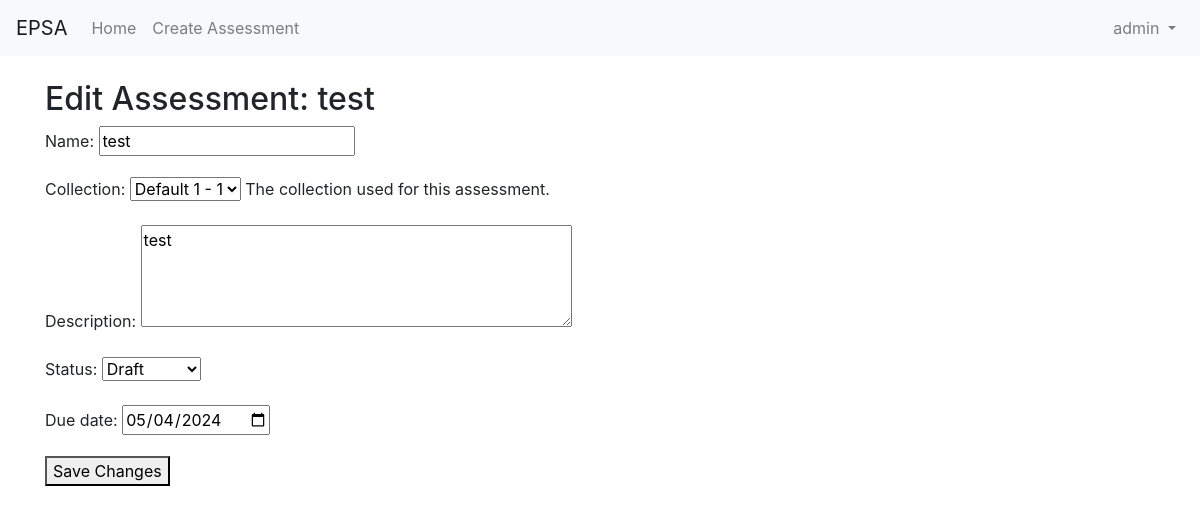
The page /assessments/1/edit/ (signed in) on the database its author committed.
### assessment_app/models.py (models this page shows, shortened)
class Assessment(models.Model):
    name = models.CharField(max_length=255)
    description = models.TextField(blank=True)
    created_at = models.DateTimeField(auto_now_add=True)
    updated_at = models.DateTimeField(auto_now=True)
    status = models.CharField(max_length=50, choices=[('draft', 'Draft'), ('submitted', 'Submitted'), ('approved', 'Approved')])
    due_date = models.DateField(null=True, blank=True)
    collection = models.ForeignKey(
        'AssessmentQuestionCollection',
        on_delete=models.SET_NULL,
        related_name='assessments',
        null=True,  # Allows the field to be null
        default=get_default_collection,  # Set the default collection
        help_text="The collection used for this assessment."
    )

class AssessmentQuestionCollection(models.Model):
    name = models.CharField(max_length=255)
    description = models.TextField(blank=True)
    is_active = models.BooleanField(blank=True)
    created_at = models.DateTimeField(auto_now_add=True)
    updated_at = models.DateTimeField(auto_now=True)
    def __str__(self):
        return f"{self.name} - {self.id}"

### assessment_app/views.py (the view)
# urls.py: path('assessments/<int:pk>/edit/', views.edit_assessment, name='edit_assessment'),
@login_required
def edit_assessment(request, pk):
    assessment = get_object_or_404(Assessment, pk=pk)
    user_assessment = get_object_or_404(UserAssessment, user=request.user, assessment=assessment)
    if not (user_assessment.role == 'owner' or user_assessment.has_permission('edit')):
        return redirect('assessment_detail', pk=assessment.pk)
    if request.method == 'POST':
        form = AssessmentForm(request.POST, instance=assessment)
        if form.is_valid():
            form.save()
            return redirect('assessment_detail', pk=assessment.pk)
    else:
        form = AssessmentForm(instance=assessment)
    return render(request, 'assessment_app/edit_assessment.html', {'form': form, 'assessment': assessment})

### assessment_app/forms.py
class AssessmentForm(forms.ModelForm):
    class Meta:
        model = Assessment
        fields = ['name', 'collection', 'description', 'status', 'due_date']
        widgets = {
            'description': forms.Textarea(attrs={'rows': 4}),
            'due_date': forms.DateInput(attrs={'type': 'date'}),
        }

### assessment_app/templates/assessment_app/edit_assessment.html (shortened to what this page needs)
{% extends 'base.html' %}
{% block content %}
  <h2>Edit Assessment: {{ assessment.name }}</h2>
  <form method="post">
    {{ form.as_p }}
    <button type="submit">Save Changes</button>
  </form>
{% endblock %}

### templates/base.html (shortened to what this page needs)
<!DOCTYPE html>
<html>
<head>
    <link rel="stylesheet" href="https://maxcdn.bootstrapcdn.com/bootstrap/4.5.2/css/bootstrap.min.css">
</head>
<body>
    <nav class="navbar navbar-expand-lg navbar-light bg-light">
        <a class="navbar-brand" href="{% url 'index' %}">EPSA</a>
        <div class="collapse navbar-collapse" id="navbarNav">
            <ul class="navbar-nav mr-auto">
                <li class="nav-item">
                    <a class="nav-link" href="{% url 'index' %}">Home</a>
                </li>
                <li class="nav-item">
                    <a class="nav-link" href="{% url 'create_assessment' %}">Create Assessment</a>
                </li>
            </ul>
            <ul class="navbar-nav">
                {% if user.is_authenticated %}
                    <li class="nav-item dropdown">
                        <a class="nav-link dropdown-toggle" href="#" id="userDropdown" role="button"
                           data-toggle="dropdown" aria-haspopup="true" aria-expanded="false">
                            {{ user.username }}
                        </a>
                    </li>
                {% endif %}
            </ul>
        </div>
    </nav>
    <div class="container mt-4">
        {% block content %}{% endblock %}
    </div>
</body>
</html>

### rows shown on the page
Assessment: name "test", collection "Default 1 - 1", description "test", status "Draft", due_date "05/04/2024"

### other values the page prints
{{ user.username }} "admin"
